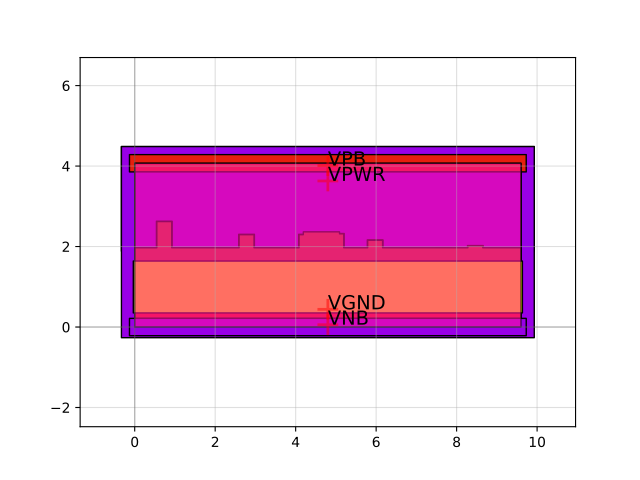

Write Python code to recreate this figure.
import sky130

c = sky130.components.sky130_fd_sc_hvl__dlrtp_1()
c.plot()
